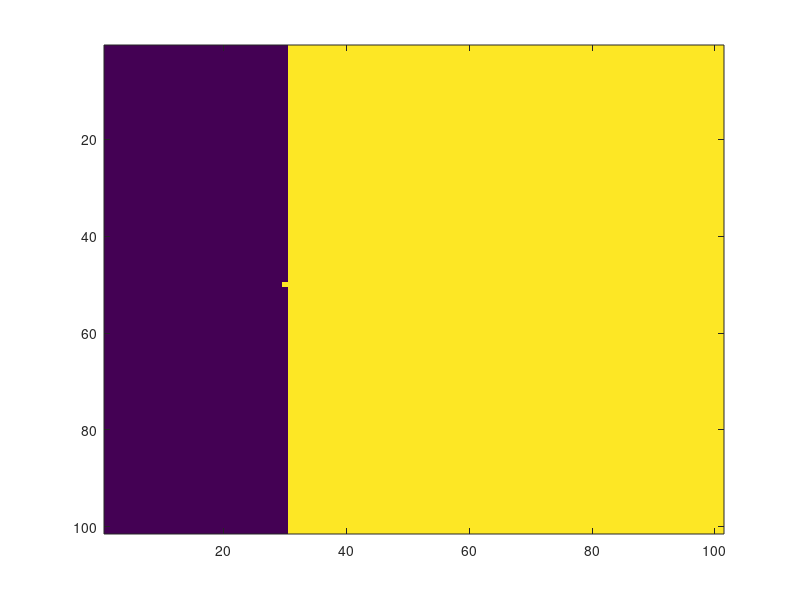

Reproduce this figure in MATLAB. (Note: this script raises an error after producing the figure.)
%% Introduction
%{
This is the code to simulate triclinic viscoelastic acoustic-elastic
velocity field. The viscoelastic model belongs to Kelvin-Voigt type. PML is
implemented. This script provides all neccessary parameters to the solver
'triclinic_3D.m'.

Finite difference method:
1st order in time,
2nd order in space.

Coordinate convention:
In 3D array: 1-x, 2-y, 3-z.
In 3D plot: 1-y, 2-x, 3-z.
%}
%% Dimensions
clear all;
close all;

dx=10;
dy=10;
dz=10;

nx=101;
ny=101;
nz=101;

nt=1000;
ns=nt;
dt=10^-3;
%% grid specifying 3D coordinates
[Y,X,Z]=meshgrid((1:ny)*dy,(1:nx)*dx,(1:nz)*dz);
%% initialize density and stiffness
C.rho=zeros(nx,ny,nz);
C.C11=zeros(nx,ny,nz);
C.C12=C.C11;
C.C13=C.C11;
C.C14=C.C11;
C.C15=C.C11;
C.C16=C.C11;
C.C22=C.C11;
C.C23=C.C11;
C.C24=C.C11;
C.C25=C.C11;
C.C26=C.C11;
C.C33=C.C11;
C.C34=C.C11;
C.C35=C.C11;
C.C36=C.C11;
C.C44=C.C11;
C.C45=C.C11;
C.C46=C.C11;
C.C55=C.C11;
C.C56=C.C11;
C.C66=C.C11;
%% transfer stiffness, density and viscosity
lambda=10^9;
mu=10^9;

C.C11(:)=lambda+2*mu;
C.C12(:)=lambda;
C.C13(:)=lambda;
C.C22(:)=lambda+2*mu;
C.C23(:)=lambda;
C.C33(:)=lambda+2*mu;
C.C44(:)=mu;
C.C55(:)=mu;
C.C66(:)=mu;
C.rho(:)=1000;
C.lambda2=0;
C.mu2=0;

lambdaf=1000*340^2;
C.rho(:,:,1:30)=1000;
C.C11(:,:,1:30)=lambdaf;
C.C12(:,:,1:30)=lambdaf;
C.C13(:,:,1:30)=lambdaf;
C.C22(:,:,1:30)=lambdaf;
C.C23(:,:,1:30)=lambdaf;
C.C33(:,:,1:30)=lambdaf;
C.C44(:,:,1:30)=0;
C.C55(:,:,1:30)=0;
C.C66(:,:,1:30)=0;

C.C11(50,50,30)=lambda+2*mu;
C.C12(50,50,30)=lambda;
C.C13(50,50,30)=lambda;
C.C22(50,50,30)=lambda+2*mu;
C.C23(50,50,30)=lambda;
C.C33(50,50,30)=lambda+2*mu;
C.C44(50,50,30)=mu;
C.C55(50,50,30)=mu;
C.C66(50,50,30)=mu;
%%
figure; imagesc(reshape(C.C11(:,50,:),[ny,nz]))
%% Source and source signals
% source locations
s1=[fix(nx/2)];
s2=[fix(ny/2)];
s3=[75];

% source frequency
freq=6;

% magnitude
M=2;

% source signal generation
singles=rickerWave(freq,dt,ns,M);

% assign signal to coresponding source
src1=zeros(nt,1);
src2=src1;
src3=src1;

src1=1*[singles];
src2=1*[singles];
src3=1*[singles];

% souce type, 'P' for P-wave source, 'S' for S-wave source, 'D' for
% directional source
source_type=['D'];
%% Receiver
% receiver location
r1=[1:3:101,50];
r2=[ones(size(r1))*fix(ny/2)];
r2(end)=50;
r3=[ones(size(r1))*31];
r3(end)=30;
%% PML
% PML layers
lp=20;

% theoretical reflection coeficcient
Rc=.0001;

% PML power, normally 2
nPML=2;
%% plot
% point interval in time steps
plot_interval=50;

% figure path
p2=mfilename('fullpath');
path=[p2 '/'];

% a slice function is used
% view angle
view_angle=[];
% x slice
x2=s1;
% y slice
y2=s2;
% z slice
z2=s3;
%% solving wavefield
[R1,R2,R3,v1,v2,v3,E]=triclinic_3D(dt,dx,dy,dz,nt,nx,ny,nz,C,...
    s1,s2,s3,src1,src2,src3,source_type, ...
    r1,r2,r3, ...
    lp,nPML,Rc, ...
    X,Y,Z,...
    x2,y2,z2,plot_interval,view_angle,...
    path);
%% plot energy
figure
plot(dt:dt:dt*nt,E);
xlabel('t [s]');
ylabel('E [J]');
print(gcf,[path 'E.png'],'-dpng','-r200');
%% recording saving
[rec,simu_info]=rec_conversion(s1,s2,s3,r1,r2,r3,R1,R2,R3,dt,dx,dy,dz,nt,nx,ny,nz,lp,ones(1,length(s1))*freq);
save([path 'rec.mat'],'rec');
save([path 'simu_info.mat'],'rec');
figure('name','rec v3 [m/s]');
imagesc(1:length(r3),dt:dt:dt*nt,R3');
xlabel('Nr');
ylabel('t [s]');
title('v3 [m/s]');
%% make gif
sources=[path '/pic/'];
delaytime=.2;
filename='animation';
gifmaker(filename,delaytime,sources);